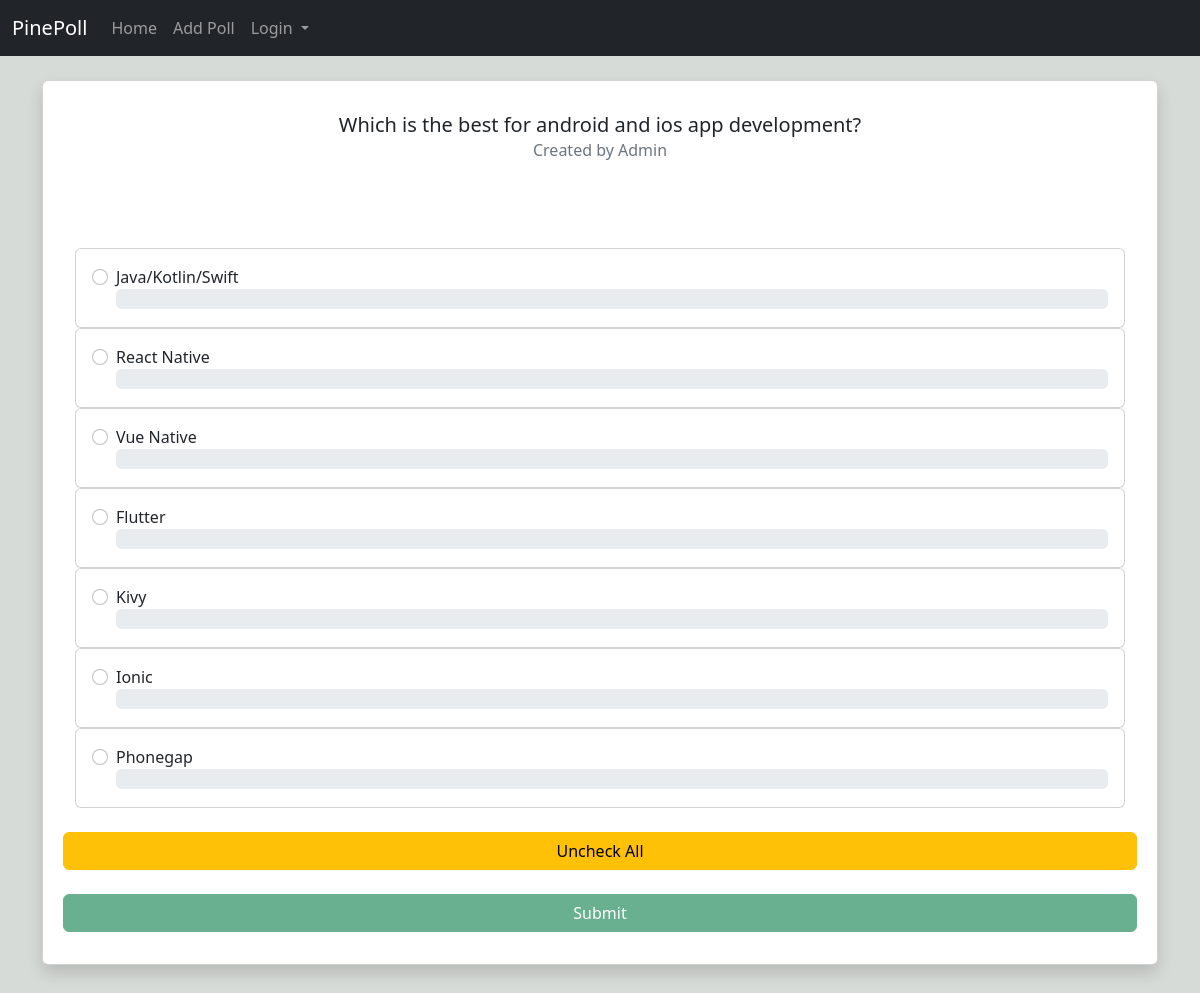
/6/, run on the app's committed database.
### core/models.py (models this page shows, shortened)
class Topic(models.Model):
	name = models.CharField(blank=False,max_length=250)
	owner = models.ForeignKey(User,on_delete=models.CASCADE)
	def total_voters(self):
		choices = Choice.objects.filter(topic__id=self.id)
		total_voters = 0
		for i in choices:
			total_voters += i.voters.count()
		return total_voters

class Choice(models.Model):
	name = models.CharField(blank=False,max_length=250)
	topic = models.ForeignKey(Topic,on_delete=models.CASCADE)
	voters = models.ManyToManyField(User,blank=True)
	def percentage(self):
		total_voters = self.topic.total_voters()
		try:
			return self.voters.count() * 100 / total_voters
		except ZeroDivisionError:
			return 0

### core/views.py (the view, shortened to what this page needs)
# urls.py: path('<int:pk>/',views.topic,name='topic'),
def topic(request,pk):
	topic = Topic.objects.get(pk=pk)
	choices = Choice.objects.filter(topic=topic)
	return render(request,"topic.html",{
			'topic':topic,
			'choices':choices,
		})

### core/templates/topic.html (shortened to what this page needs)
{% extends 'base.html' %}
{% block content %}
<br>
	<div class="shadow p-3 mb-5 bg-body rounded card" style="width: 100%">
	  <div class="card-body">
	    <h5 class="card-title"><center>{{ topic.name }}</center></h5>
	    <h6 class="card-subtitle mb-2 text-muted"><center>Created by {{ topic.owner }}</center></h6>
	    {% if choices %}
	    <br/><br/><br/>
	    <form method="POST">
	    	{% for choice in choices %}
	    		<div class="card">
				  <div class="card-body">
					<div class="form-check">
					  <input class="form-check-input" type="radio" name="choices" value="{{ choice.id }}" id='{{ choice.id }}'{% if request.user in choice.voters.all %} checked{% endif %}>
					  <label class="form-check-label" for="{{ choice.id }}">
					    {{ choice.name }}{% if user == topic.owner %} ( <a href="{% url 'update-choice' choice.id %}">Update</a> | <a href="{% url 'delete-choice' choice.id %}">Delete</a> ){% endif %}
					  </label>
					  <div class="progress" style="height: 20px;">
						</div>
					</div>
				  </div>
				</div>
			{% endfor %}
			<br>
			<div class="row"><input class="btn btn-warning" type="button" value="Uncheck All" onclick="uncheckAll()"></div><br/>
			<div class="row"><input class="btn btn-success"{% if user.is_authenticated == False %} disabled{% endif %} type="submit" value="Submit"></div>
		</form>
		{% else %}
			<br/><br/><br/>
			<center><h4>No Options here</h4></center>
			<br/><br/><br/>
		{% endif %}
	  </div>
	</div>
{% endblock %}

### data on the page
Topic: name "Which is the best for android and ios app development?", owner "Admin"
Choice: choices "☐ Java/Kotlin/Swift", name "Java/Kotlin/Swift"
Choice: choices "☐ React Native", name "React Native"
Choice: choices "☐ Vue Native", name "Vue Native"
Choice: choices "☐ Flutter", name "Flutter"
Choice: choices "☐ Kivy", name "Kivy"
Choice: choices "☐ Ionic", name "Ionic"
Choice: choices "☐ Phonegap", name "Phonegap"
